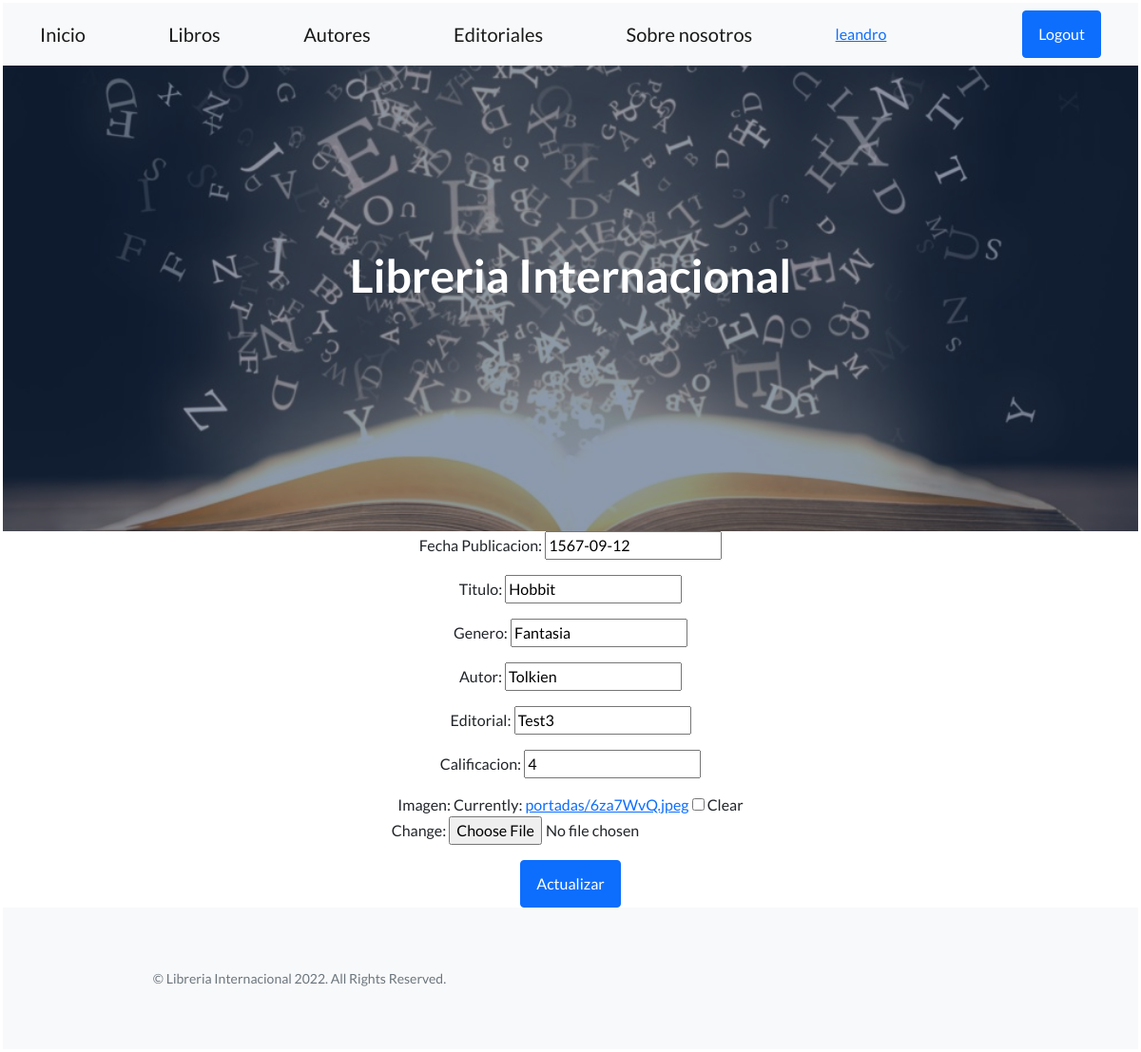
The app's page /libros/actualizar/1 (signed in) with its own data.
### MVT_APP/models.py (models this page shows)
class Libro(models.Model):
    titulo = models.CharField(max_length=50)
    fecha_Publicacion = models.DateField()
    genero = models.CharField(max_length=50)
    autor = models.CharField(max_length=50)
    editorial = models.CharField(max_length=50)
    calificacion = models.IntegerField()
    imagen = models.ImageField(upload_to="media/imagenes/portadas", null=True, blank=True)

### MVT_APP/views.py (the view)
# urls.py: path("libros/actualizar/<pk>", LibroEdit.as_view(), name="libro-edit"),
class LibroEdit(UpdateView):
    model = Libro
    success_url = "/Libros/"
    fields = ["fecha_Publicacion", "titulo","genero","autor", "editorial","calificacion","imagen"]

### MVT_APP/TEMPLATES/MVT_APP/libro_form.html (shortened to what this page needs)
{% extends 'base.html' %}
{% block contenido %}
<form method="post" enctype="multipart/form-data">
    {{form.as_p}}
    <input type="submit" value="Actualizar" class="btn btn-primary">
</form>
{% endblock %}

### MVT_APP/TEMPLATES/base.html (shortened to what this page needs)
<!DOCTYPE html>
<html lang="en">
    <head>
        {% load static %}
        <link href="https://cdn.jsdelivr.net/npm/bootstrap-icons@1.5.0/font/bootstrap-icons.css" rel="stylesheet" type="text/css" />
        <link href="{% static 'MVT_APP/css/styles.css' %}" rel="stylesheet" />
    </head>
    <body>
        <nav class="navbar navbar-light bg-light static-top">
            <div class="container">
                <a class="navbar-brand" href="{% url 'homepage' %}">Inicio</a>
                <a class="navbar-brand" href="{% url 'libros' %}">Libros</a>
                <a class="navbar-brand" href="{% url 'autores' %}">Autores</a>
                <a class="navbar-brand" href="{% url 'editoriales' %}">Editoriales</a>
                <a class="navbar-brand" href="{% url 'about' %}">Sobre nosotros</a>
                <a href="{% url 'auth-editar-perfil' %}" >{{request.user}}  </a>
                {% if request.user.is_authenticated  %}
                <a class="btn btn-primary" href="{% url 'auth-logout' %}"> Logout</a>
                {% else %}
                <a class="btn btn-primary" href="{% url 'auth-login' %}"> Login</a>
                <a class="btn btn-primary" href="{% url 'auth-register' %}"> Sign Up</a>
                {% endif %}
        </nav>
        <header class="masthead">
            <div class="container position-relative">
                <div class="row justify-content-center">
                    <div class="col-xl-6">
                        <div class="text-center text-white">
                            <h1 class="mb-5">Libreria Internacional</h1>
                        </div>
                    </div>
                </div>
            </div>
        </header>
        {% block contenido %}
        {% endblock %}
        <footer class="footer bg-light">
            <div class="container">
                <div class="row">
                    <div class="col-lg-6 h-100 text-center text-lg-start my-auto">
                        <p class="text-muted small mb-4 mb-lg-0 text-center">&copy; Libreria Internacional 2022. All Rights Reserved.</p>
                    </div>
                </div>
            </div>
        </footer>
    </body>
</html>

### records on screen
Libro: fecha_Publicacion "1567-09-12", titulo "Hobbit", genero "Fantasia", autor "Tolkien", editorial "Test3", calificacion "4"

### other values on screen
{{ request.user }} "leandro"
